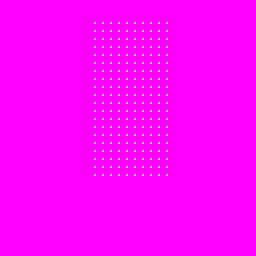

Rendered tile map (Tiled .tmx) drawn with the repository's tilesets; below, a short description and the full map source, tile grids included:
An orthogonal 32x32 tile map with 8x8 px tiles, 1 tile layer (Tile Layer 1).

<map version="1.5" tiledversion="1.7.2" orientation="orthogonal" renderorder="right-down" width="32" height="32" tilewidth="8" tileheight="8" infinite="0" nextlayerid="2" nextobjectid="1">
 <tileset firstgid="1" source="tiles.tsx" />
 <layer id="1" name="Tile Layer 1" width="32" height="32">
  <data encoding="csv">
132,132,132,132,132,132,132,132,132,132,360,161,161,161,161,161,161,161,161,161,161,360,360,360,360,360,360,360,360,360,360,360,
132,132,132,132,132,132,132,132,132,132,360,161,161,161,161,161,161,161,161,161,161,360,360,360,360,360,360,360,360,360,360,360,
132,132,132,132,132,132,132,132,132,132,360,4,4,4,4,4,4,4,4,4,4,360,360,360,360,360,360,360,360,360,360,360,
132,132,132,132,132,132,132,132,132,132,360,4,4,4,4,4,4,4,4,4,4,360,360,360,360,360,360,360,360,360,360,360,
132,132,132,132,132,132,132,132,132,132,360,4,4,4,4,4,4,4,4,4,4,360,360,360,360,360,360,360,360,360,360,360,
132,132,132,132,132,132,132,132,132,132,360,4,4,4,4,4,4,4,4,4,4,360,360,360,360,360,360,360,360,360,360,360,
132,132,132,132,132,132,132,132,132,132,360,4,4,4,4,4,4,4,4,4,4,360,360,360,360,360,360,360,360,360,360,360,
132,132,132,132,132,132,132,132,132,132,360,4,4,4,4,4,4,4,4,4,4,360,360,360,360,360,360,360,360,360,360,360,
132,132,132,132,132,132,132,132,132,132,360,4,4,4,4,4,4,4,4,4,4,360,360,360,360,360,360,360,360,360,360,360,
132,132,132,132,132,132,132,132,132,132,360,4,4,4,4,4,4,4,4,4,4,360,360,360,360,360,360,360,360,360,360,360,
132,132,132,132,132,132,132,132,132,132,360,4,4,4,4,4,4,4,4,4,4,360,360,360,360,360,360,360,360,360,360,360,
132,132,132,132,132,132,132,132,132,132,360,4,4,4,4,4,4,4,4,4,4,360,360,360,360,360,360,360,360,360,360,360,
132,132,132,132,132,132,132,132,132,132,360,4,4,4,4,4,4,4,4,4,4,360,360,360,360,360,360,360,360,360,360,360,
132,132,132,132,132,132,132,132,132,132,360,4,4,4,4,4,4,4,4,4,4,360,360,360,360,360,360,360,360,360,360,360,
132,132,132,132,132,132,132,132,132,132,360,4,4,4,4,4,4,4,4,4,4,360,360,360,360,360,360,360,360,360,360,360,
132,132,132,132,132,132,132,132,132,132,360,4,4,4,4,4,4,4,4,4,4,360,360,360,360,360,360,360,360,360,360,360,
132,132,132,132,132,132,132,132,132,132,360,4,4,4,4,4,4,4,4,4,4,360,360,360,360,360,360,360,360,360,360,360,
132,132,132,132,132,132,132,132,132,132,360,4,4,4,4,4,4,4,4,4,4,360,360,360,360,360,360,360,360,360,360,360,
132,132,132,132,132,132,132,132,132,132,360,4,4,4,4,4,4,4,4,4,4,360,360,360,360,360,360,360,360,360,360,360,
132,132,132,132,132,132,132,132,132,132,360,4,4,4,4,4,4,4,4,4,4,360,360,360,360,360,360,360,360,360,360,360,
360,360,360,360,360,360,360,360,360,360,360,4,4,4,4,4,4,4,4,4,4,360,360,360,360,360,360,360,360,360,360,360,
360,360,360,360,360,360,360,360,360,360,360,4,4,4,4,4,4,4,4,4,4,360,360,360,360,360,360,360,360,360,360,360,
360,360,360,360,360,360,360,360,360,360,360,360,360,360,360,360,360,360,360,360,360,360,360,360,360,360,360,360,360,360,360,360,
360,360,360,360,360,360,360,360,360,360,360,360,360,360,360,360,360,360,360,360,360,360,360,360,360,360,360,360,360,360,360,360,
360,360,360,360,360,360,360,360,360,360,360,360,360,360,360,360,360,360,360,360,360,360,360,360,360,360,360,360,360,360,360,360,
360,360,360,360,360,360,360,360,360,360,360,360,360,360,360,360,360,360,360,360,360,360,360,360,360,360,360,360,360,360,360,360,
360,360,360,360,360,360,360,360,360,360,360,360,360,360,360,360,360,360,360,360,360,360,360,360,360,360,360,360,360,360,360,360,
360,360,360,360,360,360,360,360,360,360,360,360,360,360,360,360,360,360,360,360,360,360,360,360,360,360,360,360,360,360,360,360,
360,360,360,360,360,360,360,360,360,360,360,360,360,360,360,360,360,360,360,360,360,360,360,360,360,360,360,360,360,360,360,360,
360,360,360,360,360,360,360,360,360,360,360,360,360,360,360,360,360,360,360,360,360,360,360,360,360,360,360,360,360,360,360,360,
360,360,360,360,360,360,360,360,360,360,360,360,360,360,360,360,360,360,360,360,360,360,360,360,360,360,360,360,360,360,360,360,
360,360,360,360,360,360,360,360,360,360,360,360,360,360,360,360,360,360,360,360,360,360,360,360,360,360,360,360,360,360,360,360
</data>
 </layer>
</map>